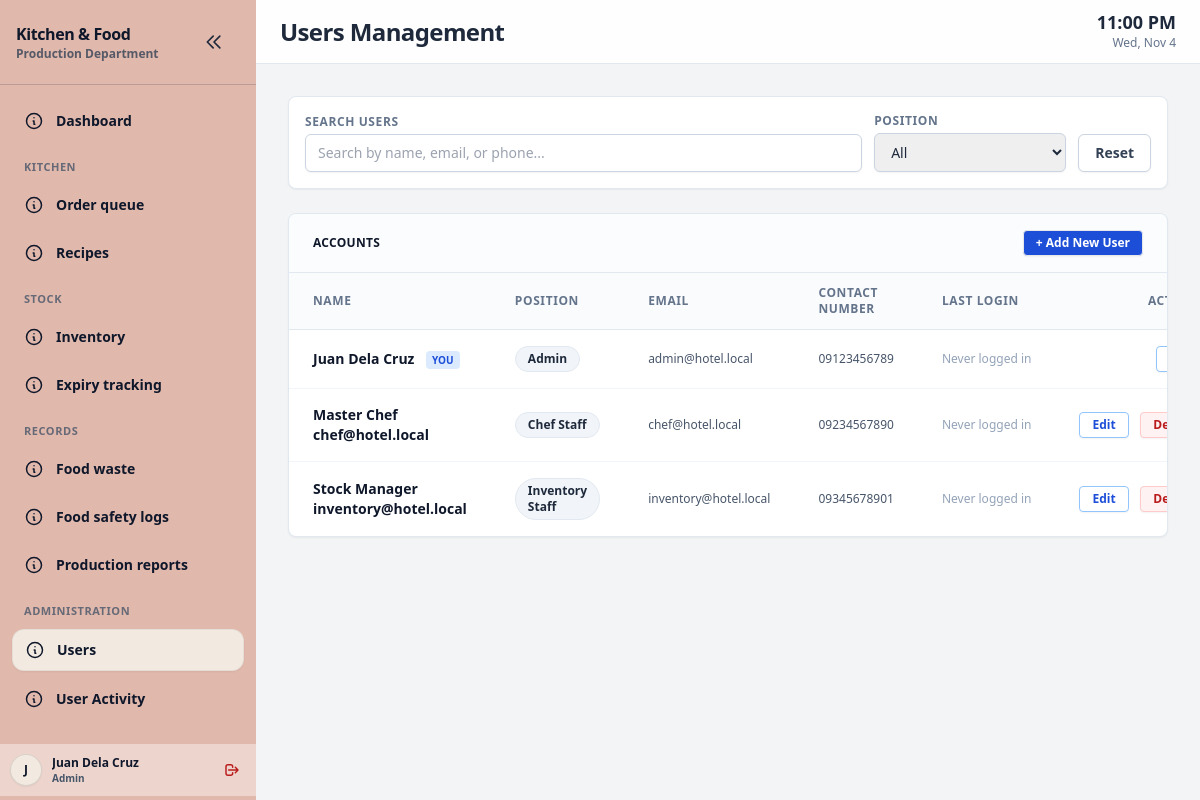
The app's page /index.php?page=users (signed in) with its own data.
### tables this page shows
CREATE TABLE IF NOT EXISTS users (
    id              INT UNSIGNED AUTO_INCREMENT PRIMARY KEY,
    email           VARCHAR(150)  NOT NULL UNIQUE,
    password        VARCHAR(255) NOT NULL,
    role            ENUM('A','C','I') NOT NULL,
    first_name      VARCHAR(50)  NULL,
    middle_name     VARCHAR(50)  NULL,
    last_name       VARCHAR(50)  NULL,
    suffix          VARCHAR(10)  NULL,
    age             INT UNSIGNED NULL,
    birthdate       DATE         NULL,
    address         VARCHAR(255) NULL,
    contact_number  VARCHAR(25)  NULL,
    created_at      TIMESTAMP    NOT NULL DEFAULT CURRENT_TIMESTAMP,
    updated_at      TIMESTAMP    NOT NULL DEFAULT CURRENT_TIMESTAMP ON UPDATE CURRENT_TIMESTAMP,
    last_login      TIMESTAMP    NULL DEFAULT NULL
);

### sections/users.php (the view, shortened to what the rows shown need)
<?php
$page = $_GET['sub'] ?? 'list';
$field = 'mt-1 block w-full rounded-md border border-slate-300 px-3 py-2 text-sm font-normal shadow-sm focus:border-blue-500 focus:ring-blue-500';
$lbl = 'block text-xs font-bold uppercase tracking-wider text-slate-500 mb-1';
?>
<?php if ($page === 'edit' || $page === 'add'):
    $editUserId = filter_var($_GET['id'] ?? null, FILTER_VALIDATE_INT);
    $user = null;
    if ($editUserId) {
        $stmt = $pdo->prepare('SELECT * FROM users WHERE id = ?');
        $stmt->execute([$editUserId]);
        $user = $stmt->fetch();
    }
?>
    <div class="mb-6 flex items-center justify-between">
        <nav class="flex items-center gap-2 text-sm" aria-label="Breadcrumb">
            <a href="index.php?page=users" class="font-semibold text-slate-600 hover:underline">Users Management</a>
            <span class="text-slate-400">&rsaquo;</span>
            <?php if ($user):
    $fullName = trim(implode(' ', array_filter([$user['first_name'], $user['middle_name'], $user['last_name'], $user['suffix']])));
?>
    <span class="font-semibold text-slate-900"><?= e($fullName ?: 'Edit User #' . (int)$user['id']) ?></span>
<?php else: ?>
    <span class="font-semibold text-slate-900">Create New User</span>
<?php endif; ?>
        </nav>
    </div>
    <div class="w-fullmx-auto rounded-xl border border-slate-200 bg-white shadow-sm overflow-hidden">
        <div class="p-6">
            <form method="POST" class="space-y-5">
                <?= csrf_field() ?>
                <input type="hidden" name="action" value="<?= $user ? 'update_user' : 'add_user' ?>">
                <?php if ($user): ?><input type="hidden" name="id" value="<?= (int)$user['id'] ?>"><?php endif; ?>
                <div>
                    <label class="<?= $lbl ?>">Position <span class="text-red-600">*</span></label>
                    <select name="role" required class="<?= $field ?>">
                        <option value="">Select position</option>
                        <?php foreach(ROLE_LABELS as $k => $l): ?>
                            <option value="<?= e($k) ?>" <?= ($user && $user['role'] === $k) ? 'selected' : '' ?>><?= e($l) ?></option>
                        <?php endforeach; ?>
                    </select>
                </div>
                <div class="grid gap-4 sm:grid-cols-10">
                    <div class="sm:col-span-3">
                        <label class="<?= $lbl ?>">First Name <span class="text-red-600">*</span></label>
                        <input type="text" name="first_name" maxlength="50" value="<?= e($user['first_name'] ?? '') ?>" class="<?= $field ?>" <?= !$user ? 'required' : '' ?>>
                    </div>
                    <div class="sm:col-span-3">
                        <label class="<?= $lbl ?>">Middle Name</label>
                        <input type="text" name="middle_name" maxlength="50" value="<?= e($user['middle_name'] ?? '') ?>" class="<?= $field ?>">
                    </div>
                    <div class="sm:col-span-3">
                        <label class="<?= $lbl ?>">Last Name <span class="text-red-600">*</span></label>
                        <input type="text" name="last_name" maxlength="50" value="<?= e($user['last_name'] ?? '') ?>" class="<?= $field ?>" <?= !$user ? 'required' : '' ?>>
                    </div>
                    <div class="sm:col-span-1">
                        <label class="<?= $lbl ?>">Suffix</label>
                        <input type="text" name="suffix" maxlength="10" placeholder="Jr., III" value="<?= e($user['suffix'] ?? '') ?>" class="<?= $field ?>">
                    </div>
                </div>
                <div class="grid gap-4 sm:grid-cols-2">
                    <div>
                        <label class="<?= $lbl ?>">Age</label>
                        <input type="number" name="age" min="1" max="120" value="<?= e($user['age'] ?? '') ?>" class="<?= $field ?>">
                    </div>
                    <div>
                        <label class="<?= $lbl ?>">Birthdate</label>
                        <input type="date" name="birthdate" value="<?= e($user['birthdate'] ?? '') ?>" class="<?= $field ?>">
                    </div>
                </div>
                <div class="grid gap-4 sm:grid-cols-2">
                    <div>
                        <label class="<?= $lbl ?>">Email Address <span class="text-red-600">*</span></label>
                        <input type="email" name="email" maxlength="100" placeholder="user@example.com" value="<?= e($user['email'] ?? '') ?>" class="<?= $field ?>" <?= !$user ? 'required' : '' ?>>
                    </div>
                    <div>
                        <label class="<?= $lbl ?>">Contact Number <span class="text-red-600">*</span></label>
                        <input type="text" name="contact_number" maxlength="25" placeholder="09123456789" value="<?= e($user['contact_number'] ?? '') ?>" class="<?= $field ?>" <?= !$user ? 'required' : '' ?>>
                    </div>
                </div>
                <div>
                    <label class="<?= $lbl ?>">Address <span class="text-red-600">*</span></label>
                    <textarea name="address" rows="2" maxlength="255" placeholder="Home address..." class="<?= $field ?>" <?= !$user ? 'required' : '' ?>><?= e($user['address'] ?? '') ?></textarea>
                </div>
                <?php if (!$user): ?>
                    <div>
                        <label class="<?= $lbl ?>">Password (min. 8 chars) <span class="text-red-600">*</span></label>
                        <input type="password" name="password" required minlength="8" placeholder="••••••••" class="<?= $field ?>">
                    </div>
                <?php endif; ?>
                <div class="flex items-center justify-end gap-3 border-t border-slate-100 pt-5">
                    <a href="index.php?page=users" class="rounded-md border border-slate-300 bg-white px-5 py-2.5 text-sm font-semibold text-slate-700 hover:bg-slate-50 shadow-sm">Cancel</a>
                    <button class="rounded-md bg-blue-600 px-5 py-2.5 text-sm font-bold text-white hover:bg-blue-700 shadow-sm">Save User</button>
                </div>
            </form>
        </div>
    </div>
<?php else:
    $query = 'SELECT * FROM users WHERE 1=1';
    $params = [];
    $query .= ' ORDER BY role, first_name, last_name';
    $stmt = $pdo->prepare($query);
    $stmt->execute($params);
    $users = $stmt->fetchAll();
?>
    <div class="rounded-lg border border-slate-200 bg-white shadow-sm overflow-hidden">
        <div id="userTableContainer" class="overflow-x-auto">
            <table class="w-full text-left text-sm">
                <thead class="border-b border-slate-200 bg-slate-50/70 text-xs font-bold uppercase tracking-wider text-slate-500">
                    <tr>
                        <th class="px-6 py-3">Name</th>
                        <th class="px-6 py-3">Position</th>
                        <th class="px-6 py-3">Email</th>
                        <th class="px-6 py-3">Contact Number</th>
                        <th class="px-6 py-3">Last Login</th>
                        <th class="px-6 py-3 text-right">Actions</th>
                    </tr>
                </thead>
                <tbody class="divide-y divide-slate-100">
                    <?php foreach ($users as $u):
                        $fullName = trim(implode(' ', array_filter([$u['first_name'], $u['middle_name'], $u['last_name'], $u['suffix']])));
                    ?>
                        <tr class="hover:bg-slate-50/80 transition-colors">
                            <td class="px-6 py-4">
                                <div class="font-bold text-slate-900">
                                    <?= e($fullName) ?>
                                    <?php if ((int)$u['id'] === $userId): ?>
                                        <span class="rounded bg-blue-100 px-1.5 py-0.5 text-[10px] font-bold text-blue-700 ml-2">YOU</span>
                                    <?php endif; ?>
                                </div>
                            </td>
                            <td class="px-6 py-4">
                                <span class="inline-flex items-center rounded-full bg-slate-100 px-3 py-1 text-xs font-bold text-slate-800 border border-slate-200">
                                    <?= e(ROLE_LABELS[$u['role']] ?? $u['role']) ?>
                                </span>
                            </td>
                            <td class="px-6 py-4 text-xs text-slate-600">
                                <?php if ($u['email']): ?><div><?= e($u['email']) ?></div><?php endif; ?>
                            </td>
                            <td class="px-6 py-4 text-xs text-slate-600">
                                <?php if ($u['contact_number']): ?><div><?= e($u['contact_number']) ?></div><?php endif; ?>
                            </td>
                            <td class="px-6 py-4 text-xs text-slate-500 whitespace-nowrap">
                                <?php if ($u['last_login']): ?>
                                    <?= e(date('j M Y, H:i', strtotime($u['last_login']))) ?>
                                <?php else: ?>
                                    <span class="text-slate-400">Never logged in</span>
                                <?php endif; ?>
                            </td>
                            <td class="px-6 py-4 text-right space-x-2 whitespace-nowrap">
                                <a href="index.php?page=users&sub=edit&id=<?= (int)$u['id'] ?>" class="inline-flex items-center rounded border border-blue-300 bg-white px-3 py-1 text-xs font-bold text-blue-700 hover:bg-blue-50 transition-colors shadow-sm">Edit</a>
                                <?php if ((int)$u['id'] !== $userId): ?>
                                    <button type="button" class="inline-flex items-center rounded border border-red-200 bg-red-50 px-3 py-1 text-xs font-semibold text-red-700 hover:bg-red-100 transition-colors shadow-sm" onclick="openDeleteModal('User: <?= e(addslashes($fullName ?: $u['username'])) ?>', <?= (int)$u['id'] ?>, 'user')">Delete</button>
                                <?php endif; ?>
                            </td>
                        </tr>
                    <?php endforeach; ?>
                </tbody>
            </table>
        </div>
    </div>
<?php endif; ?>

### includes/sidebar.php (shortened to what the rows shown need)
<?php
$stmt = $pdo->prepare('SELECT first_name, middle_name, last_name, suffix, role FROM users WHERE id = :id');
$stmt->execute([':id' => $userId]);
$currentUser = $stmt->fetch();
$fullName = $currentUser ? trim(implode(' ', array_filter([$currentUser['first_name'], $currentUser['middle_name'], $currentUser['last_name'], $currentUser['suffix']]))) : '';
$name = $fullName ?: 'Unknown';
$userRoleLabel = $currentUser ? e(ROLE_LABELS[$currentUser['role']] ?? $currentUser['role']) : '';
$sidebarCollapsed = isset($_SESSION['sidebar_collapsed']) && $_SESSION['sidebar_collapsed'];
?>
<aside id="sidebar" class="fixed inset-y-0 left-0 z-40 hidden w-full shrink-0 flex-col bg-dusky text-black md:static md:flex print:hidden transition-all duration-300 ease-in-out <?= $sidebarCollapsed ? 'md:w-20' : 'md:w-64' ?>">
    <div class="mt-auto max-h-24 py-1 custom-scrollbar sidebar-user-profile">
        <div class="sidebar-user-container flex items-center justify-between gap-2 min-w-max bg-white/40 p-2.5">
            <div class="flex items-center gap-2.5 min-w-0">
                <div class="w-8 h-8 rounded-full bg-khaki flex items-center justify-center text-slate-900 font-bold text-xs shrink-0 border border-black/10 shadow-sm relative group/avatar">
                    <?= strtoupper($name[0] ?? 'U') ?>
                </div>
                <div class="min-w-0 sidebar-user-info">
                    <p class="text-xs font-bold text-slate-900 truncate max-w-[110px]" title="<?= $name ?>"> <?= $name ?></p>
                    <p class="text-[10px] font-semibold text-slate-600 truncate max-w-[110px]" title="<?= $userRoleLabel ?>"><?= $userRoleLabel ?></p>
                </div>
            </div>
        </div>
    </div>
</aside>

### records on screen
users: first_name+middle_name+last_name "J", name "Juan Dela Cruz", role "Admin", fullName "Juan Dela Cruz", shows "YOU", email "admin@hotel.local", contact_number "09123456789", shows "Never logged in"
users: fullName "Master Chef chef@hotel.local", role "Chef Staff", email "chef@hotel.local", contact_number "09234567890", shows "Never logged in"
users: fullName "Stock Manager inventory@hotel.local", role "Inventory Staff", email "inventory@hotel.local", contact_number "09345678901", shows "Never logged in"

### other values on screen
$label "Dashboard"
$title "KITCHEN"
$label "Order queue"
$label "Recipes"
$title "STOCK"
$label "Inventory"
$label "Expiry tracking"
$title "RECORDS"
$label "Food waste"
$label "Food safety logs"
$label "Production reports"
$title "ADMINISTRATION"
$label "Users"
$label "User Activity"
$pageTitle "Users Management"
